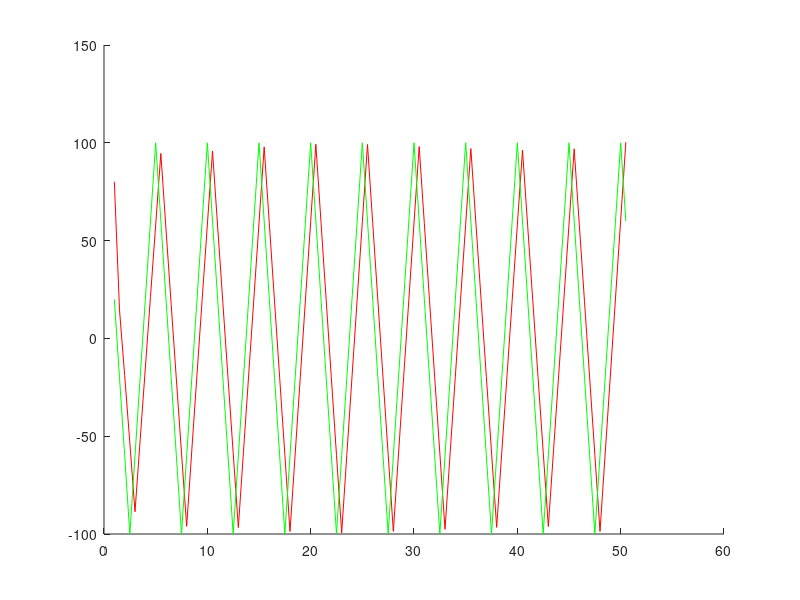
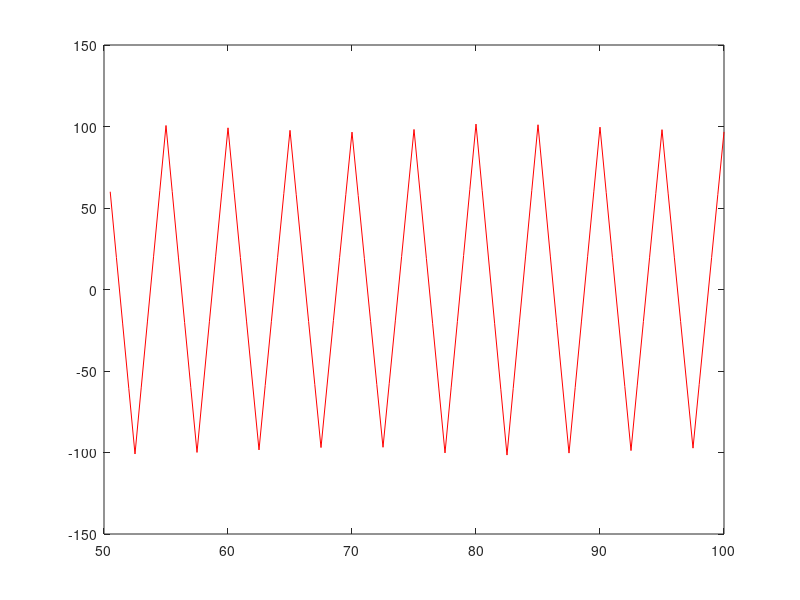

MATLAB code to generate these figures, in order:
%% init
clear all;
close all;
rng('default'); % get same initial weights everytime
lFig = figure(1);
set(lFig, 'Position', [0 500 1400 250])

%init
noNeurons = 100;
state_t = ones(1,noNeurons);
state_prev = state_t;


%parameters
lambda = 0.2;
epsilon = 1;

a_deviation = 0.1;
rndMean = 0;
a = a_deviation.*randn(noNeurons,noNeurons) + rndMean; 

b_deviation = 1;
b = b_deviation.*randn(noNeurons,1) + rndMean;

w = ones(1,noNeurons);

x = 0;

loops = 100;
sample = 1:0.5:loops/2+0.5;
period = 5;
amplitude = 100;
h = floor((sample/period)+1/2);

y_t = arrayfun(@(t) (4*amplitude/period)*(abs(mod(t,period)-(period/2))-(period/4)),sample);
y = ones(loops,1);

%% learning target
for k=1:loops
    for i=1:noNeurons
        activity = 0;
        for j=1:noNeurons
            activity = activity + a(i,j)*state_prev(j);
        end
        state_t(i) = (1-lambda)*state_prev(i) + lambda*tanh(activity+b(i)*x);
    end
    state_prev = state_t;
    
    y(k)=sum(w.*state_t);
    normalize = norm(state_t)^2;
    dy = y_t(k)-y(k);
    for i = 1:noNeurons
        w(i) = w(i) + epsilon*(dy*state_t(i))/normalize;
    end
end

hold on
plot(1:0.5:loops/2+0.5,y,'r');

plot(sample,y_t,'g');
hold off

%% predict

for k=1:loops
    for i=1:noNeurons
        activity = 0;
        for j=1:noNeurons
            activity = activity + a(i,j)*state_prev(j);
        end
        state_t(i) = (1-lambda)*state_prev(i) + lambda*tanh(activity+b(i)*x);
    end
    state_prev = state_t;
    
    y(k)=sum(w.*state_t);
    normalize = norm(state_t)^2;
    dy = y_t(k)-y(k);
    for i = 1:noNeurons
        w(i) = w(i) + epsilon*(dy*state_t(i))/normalize;
    end
end

aFig = figure(2);
set(aFig, 'Position', [0 0 1400 250])
plot(loops/2+0.5:0.5:loops,y,'r');
